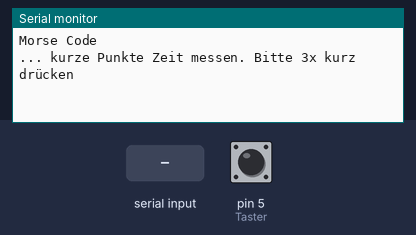
Bench run of a sketch on a simulated Arduino Uno, built with avr-gcc and run on an emulated ATmega328P. On the bench: the last lines printed to the serial monitor. The inputs (shaded band) are chosen by the test bench; at power-on: pin 5 (Taster) HIGH.

Above: at 0.8 s.
0.9 s: pin 5 (Taster) pulled LOW for 0.15 s
At 2.2 s:
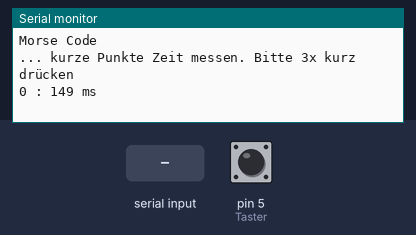
2.5 s: pin 5 (Taster) pulled LOW for 1 s
At 3.9 s:
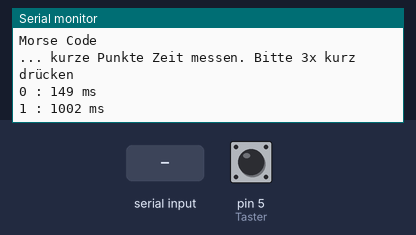
5.0 s: pin 5 (Taster) pulled LOW for 0.15 s
At 6.3 s:
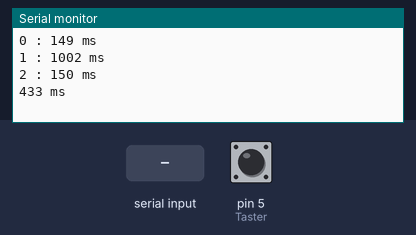
6.6 s: "1" received over Serial
At 8.4 s:
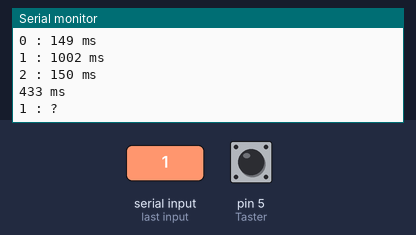
9.1 s: pin 5 (Taster) pulled LOW for 1 s
At 12.0 s:
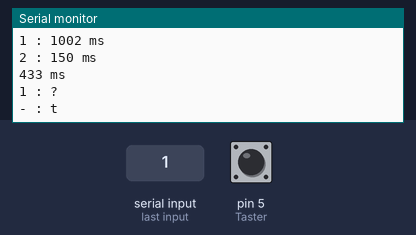
12.7 s: pin 5 (Taster) pulled LOW for 0.15 s
At 15.4 s:
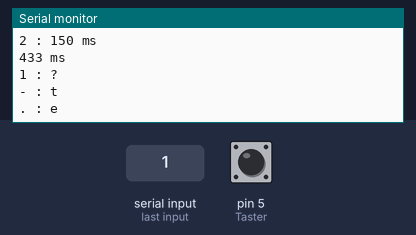

The sketch:

morsecode.ino
```cpp
int Taster = 5;
String morseInput = "...";

int a = 0;

bool buttonPressed = false;   //für dot measurement
bool buttonhigh = false;
bool buttonlow = true;
long pressStart = 0;
long pauseStart = 0;
long signalTime = 0;
long pauseTime = 0;
bool printchar = false;

bool timeSet = false;
long dotTime = 0;    //Zeit für Punkt
char character[6];
String eingabeTaster = "";
bool charPause = false;
// Morsecode Array

String morseCode[] = {".-","-...","-.-.","-..",".","..-.","--.","....","..",".---","-.-",".-..","--",
"-.","---",".--.","--.-",".-.","...","-","..-","...-",".--","-..-","-.--","--..",
"-----",".----","..---","...--","....-",".....","-....","--...","---..","----."};

char Zeichen[] = {'a','b','c','d','e','f','g','h','i','j','k','l','m',
'n','o','p','q','r','s','t','u','v','w','x','y','z',
'0','1','2','3','4','5','6','7','8','9'};

int lenghtZeichen = sizeof(Zeichen);

char checkChar(String morseEingabe){      //Durchgehen des Arrays nach dem Morsecode
  Serial.print(morseEingabe + " : ");
  for (int i=0; i < lenghtZeichen; i++){
    if (morseCode[i] == morseEingabe){
      return Zeichen[i];                  //Ausgabe des encodierten Buchstabens
    }
  }
  return '?';
}

int measureDotTime(){
  Serial.println("... kurze Punkte Zeit messen. Bitte 3x kurz drücken");
  long pressStart = 0;
  long pressDuration[3];
  int i=0;
  while(timeSet == false){
    if(digitalRead(Taster) == LOW && i<3 && buttonPressed == false){         //Wenn Taster gedrückt wird, wir der "Timer" gestartet
      buttonPressed = true;
      pressStart = millis();
    }
    else if(digitalRead(Taster) == HIGH && buttonPressed == true && i<3){      //erste gemessene Zeit wird in Array geschrieben
      buttonPressed = false;
      pressDuration[i] = (millis()-pressStart);
      Serial.print(i);
      Serial.print(" : ");
      Serial.print(pressDuration[i]);
      Serial.println(" ms");
      i++;
    }
    else if(i >= 3){                        //Nach drei Messungen wird der Durschschnittswerk für einen . berechnet
      for(int s = 0; s < i; s++){
        dotTime += pressDuration[s];
      }
      dotTime /= i;
      timeSet = true;
    }
    delay(10);
  }
  return dotTime;
}

void recLenght(long receivedSignal){                                         //Länge des Signals bestimmen
  //Serial.println("reclenght started");
  if (receivedSignal < (2*dotTime)){         // Zeit etwa 1x dotTime == .
    character[a] = '.';
    //Serial.print(a);
    //Serial.print(character[a]);
    //Serial.println(" short press");
    a++;
  }
  else if (receivedSignal >= (2*dotTime)){                    // Zeit etwa 3x dotTime == -
    character[a] = '-';
    //Serial.print(a);
    //Serial.print(character[a]);
    //Serial.println("long press");
    a++;
  }
}

void recPause(long receivedPause){                                        //Länge der Pause zwischen zwei Signalen bestimmen
  //Serial.println("recPause started");
  if (receivedPause > 0 && receivedPause < (3*dotTime)){         // Zeit etwa 1x dotTime == Pause zwischen ., bzw. -
    //Serial.println("kurze Pause");
  }
  else if (receivedPause >= (3*dotTime) && receivedPause < (5*dotTime)){                    // Zeit etwa 3x dotTime == Pause zwischen Zeichen
    printchar = true;
    //Serial.println("mittlere Pause");
    //return eingabeTaster;
  }
  else if (receivedPause >= (5*dotTime)){                    // Zeit etwa 7x dotTime == Pause zwischen Wörtern
    //Serial.println("lange Pause");
    //Serial.print(" ");                        //Leerzeichen zwischen Wörtern
  }
}

void setup() {
  Serial.begin(9600);
  Serial.println("Morse Code");
  pinMode(Taster, INPUT_PULLUP);
  measureDotTime();
  Serial.print(dotTime);
  Serial.println(" ms");
  memset(character, 0, sizeof(character));      //character Array wird komplett auf 0 gesetzt
}

void loop() {
  // put your main code here, to run repeatedly:
  if (digitalRead(Taster) == LOW && buttonhigh == false){     //wenn der Taster gedrückt wird, wird der "timer" für die Drückzeit gestartet
    pressStart = millis();
    pauseTime = millis() - pauseStart;
    if (pauseTime > 50){
      //Serial.print("pausenzeit: ");
      //Serial.println(pauseTime);
      recPause(pauseTime);
    }
    buttonhigh = true;
    buttonlow = false;
    //Serial.println("1");
  }

  if (digitalRead(Taster) == HIGH && buttonlow == false){     //wenn der Taster losgelassen wird, wird der "timer" für die Pause gestartet
    pauseStart = millis();
    signalTime = millis() - pressStart;
    if (signalTime > 0 && a <= 5){
      //Serial.print("drückzeit: ");
      //Serial.println(signalTime);
      recLenght(signalTime);
    }
    if (a > 5){
      a = 0;
    }
    buttonlow = true;
    buttonhigh = false;
    //Serial.println("0");
  }

  if (printchar == true or ((millis()-pressStart) > 5*dotTime) and a > 0){
    printchar = false;
    eingabeTaster = "";                                               //Eingegebene Werte werden zurückgesetzt
    for(int s = 0; s < a; s++){                        //Empfangener Code für Zeichen wird in Eingabe Taster geschrieben
      eingabeTaster += character[s];
    }
    eingabeTaster.trim();       //Lerzeichen werden entfernt
    printchar = false;
    a = 0;
    Serial.println(checkChar(eingabeTaster));
    memset(character, 0, sizeof(character));
  }


  if (Serial.available() > 0 ){
    String eingabe = Serial.readString();    //Eingabe bis zum Umruch also Enter lesen

    eingabe.trim();   //Leerzeichen vor und nach der Eingabe entfernen

    Serial.println(checkChar(eingabe));
  }
  delay(20);
}
```

Measured:
- after the input at 0.9 s, the serial monitor: prints a new line after 0.15 s (image 1)
- after the input at 2.5 s, the serial monitor: prints a new line after 1.0 s (image 2)
- after the input at 5.0 s, the serial monitor: prints a new line after 0.15 s (image 3)
- after the input at 6.6 s, the serial monitor: prints a new line after 1.0 s (image 4)
- after the input at 9.1 s, the serial monitor: prints a new line after 2.2 s (image 5)
- after the input at 12.7 s, the serial monitor: prints a new line after 2.2 s (image 6)
